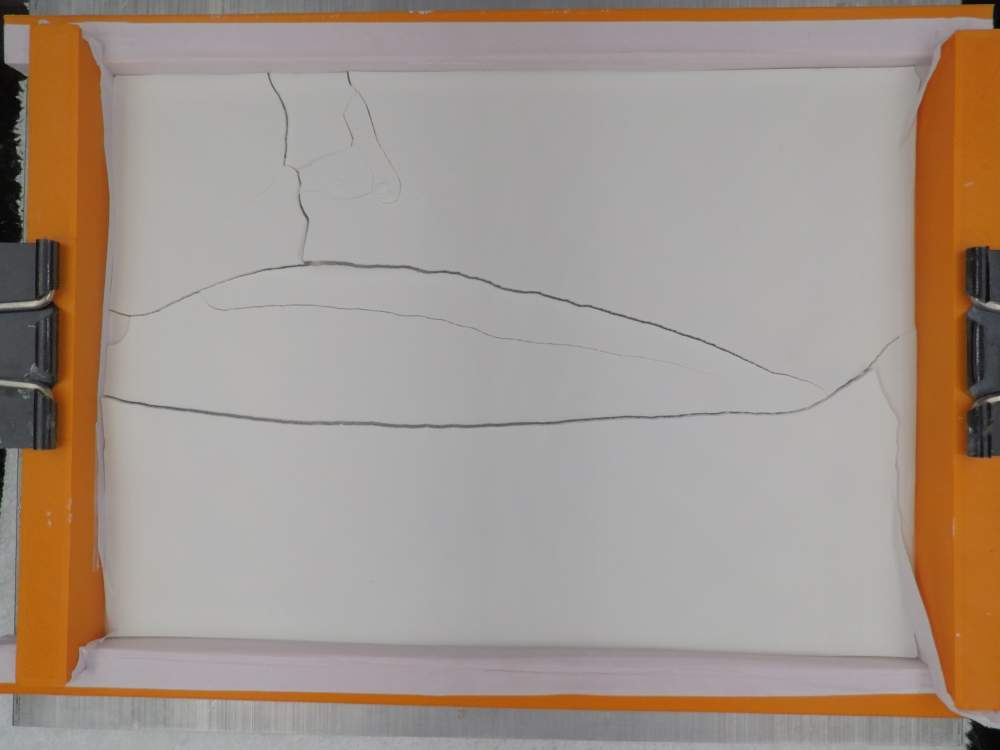
#> input picture thinning/crack1.jpg, 4000 x 3000 px (shown at 1/4 size)
$ python thinning.py
#> lines starting #> are read from the running program, lines starting #| are printed output that depends on the picture; after the words box and inside, x2 and y2 are one past the last pixel; in counts of white or black regions, pixels touching at a corner belong together
from skimage.morphology import skeletonize
from skimage import data
import matplotlib.pyplot as plt
from skimage.util import invert
import numpy as np
import cv2

image1 = cv2.resize(cv2.imread('crack1.jpg'), (800,800))
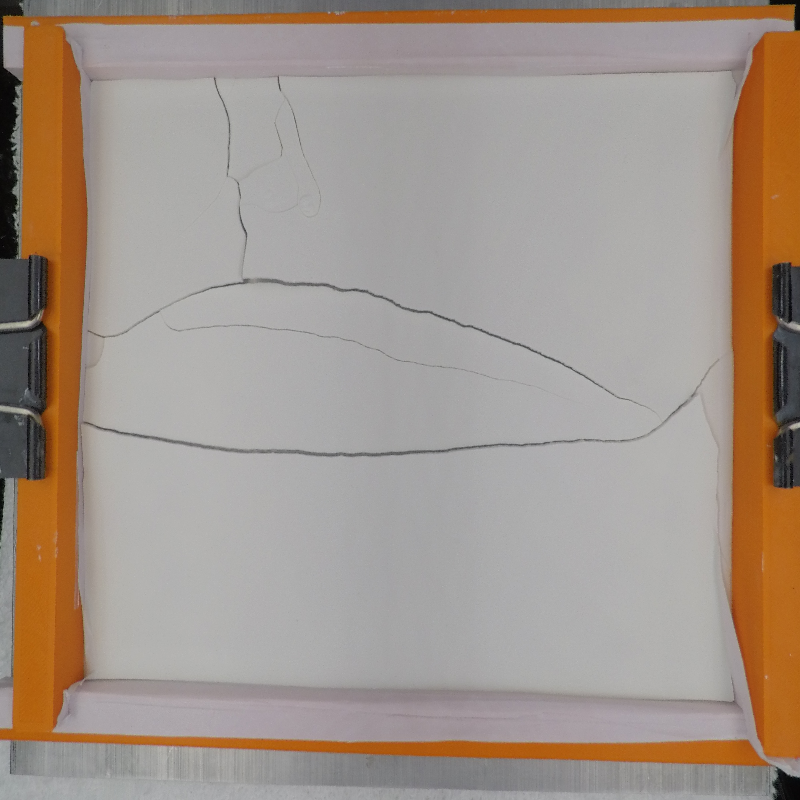
#> image1: shape (800, 800, 3); mean B, G, R 138.6, 149, 162.4

# Invert the horse image
image = invert(data.horse())
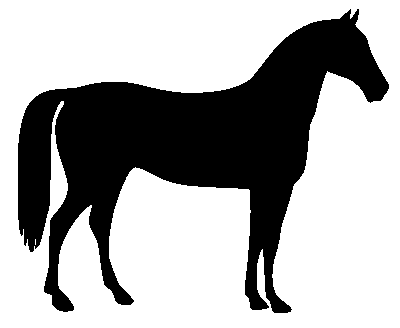
#> input picture skimage.data.horse(), 400 x 328 px
#> image: shape (328, 400) bool; 33.1% white; 1 white region, box (x1, y1, x2, y2) and area: (18, 9, 389, 313) 43412
#image = invert(image1)

# perform skeletonization
skeleton = skeletonize(image)
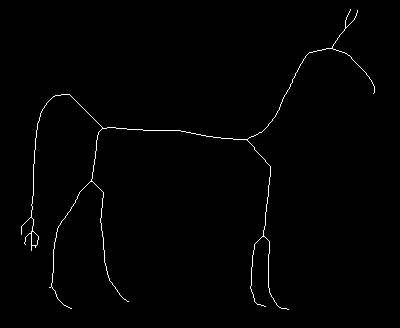
#> skeleton: shape (328, 400) bool; 0.91% white in thin lines or dots, all inside (x1, y1, x2, y2) = (21, 9, 375, 310)

# display results
fig, axes = plt.subplots(nrows=1, ncols=2, figsize=(8, 4),
                         sharex=True, sharey=True)

ax = axes.ravel()

ax[0].imshow(image, cmap=plt.cm.gray)
ax[0].axis('off')
ax[0].set_title('original', fontsize=20)

ax[1].imshow(skeleton, cmap=plt.cm.gray)
ax[1].axis('off')
ax[1].set_title('skeleton', fontsize=20)

fig.tight_layout()
plt.show()
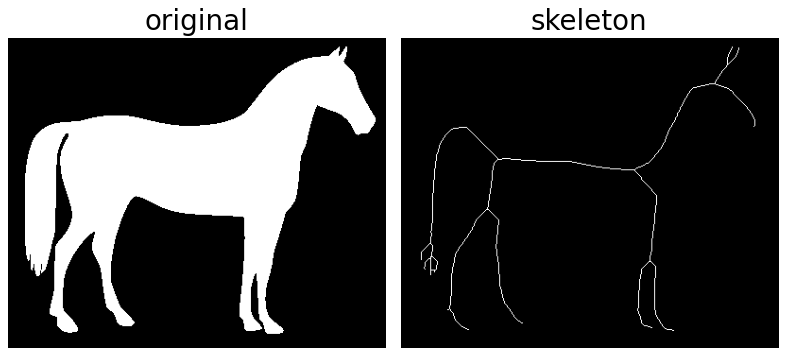
#> figure drawn by matplotlib, 2 panels

$ run again, with thinning/crack2.jpg copied over thinning/crack1.jpg
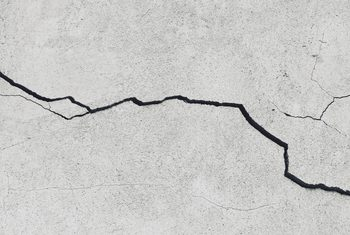
#> input picture thinning/crack2.jpg, 350 x 235 px
#> `image1 = cv2.resize(cv2.imread('crack1.jpg'), (800,800))`:
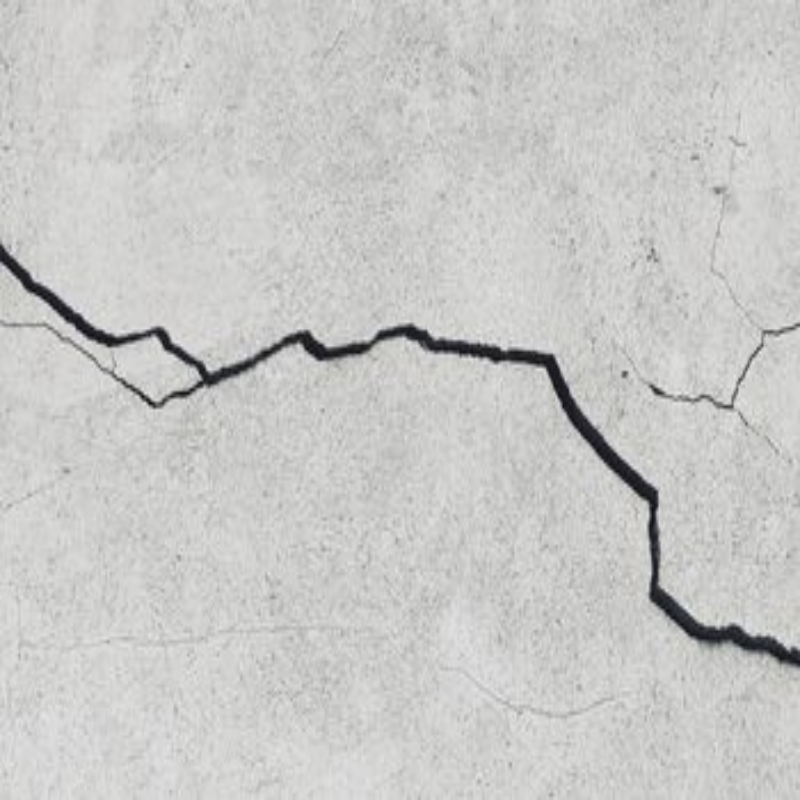
#> image1: shape (800, 800, 3); mean B, G, R 199.3, 201.1, 201.1
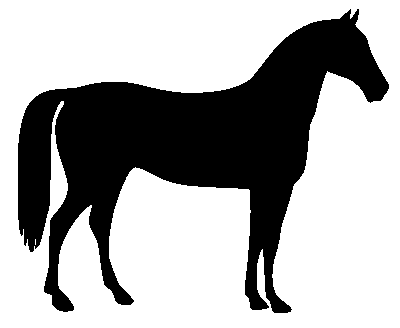
#> input picture skimage.data.horse(), 400 x 328 px
#> image: shape (328, 400) bool; 33.1% white; 1 white region, box (x1, y1, x2, y2) and area: (18, 9, 389, 313) 43412
#> skeleton: shape (328, 400) bool; 0.91% white in thin lines or dots, all inside (x1, y1, x2, y2) = (21, 9, 375, 310)

$ run again, with thinning/crack.jpg copied over thinning/crack1.jpg
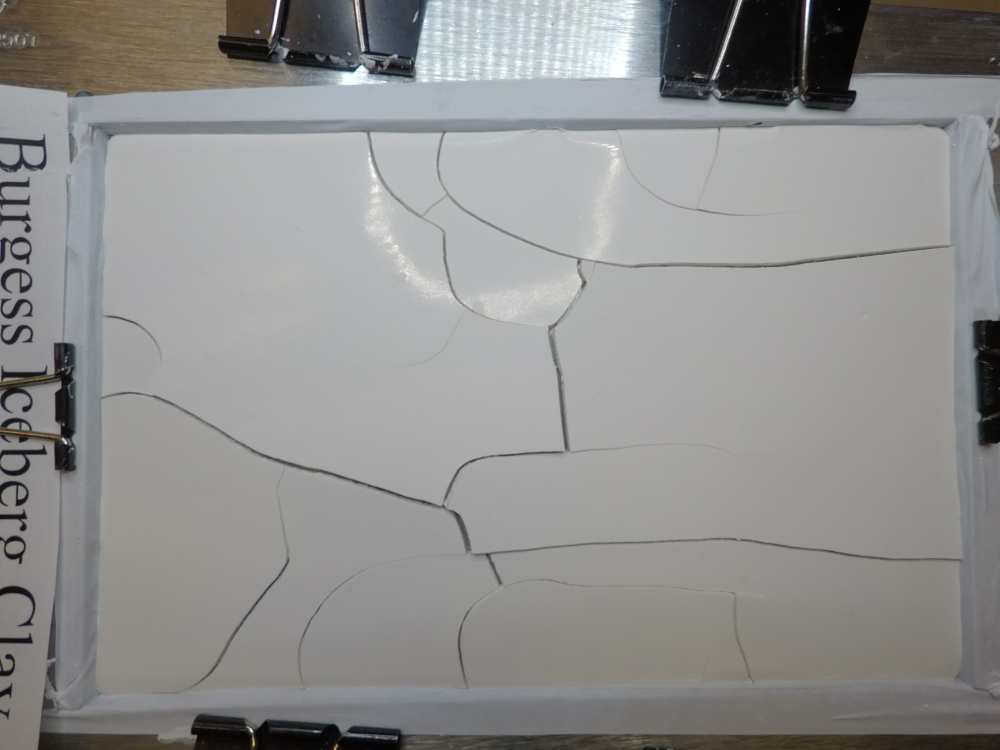
#> input picture thinning/crack.jpg, 4000 x 3000 px (shown at 1/4 size)
#> `image1 = cv2.resize(cv2.imread('crack1.jpg'), (800,800))`:
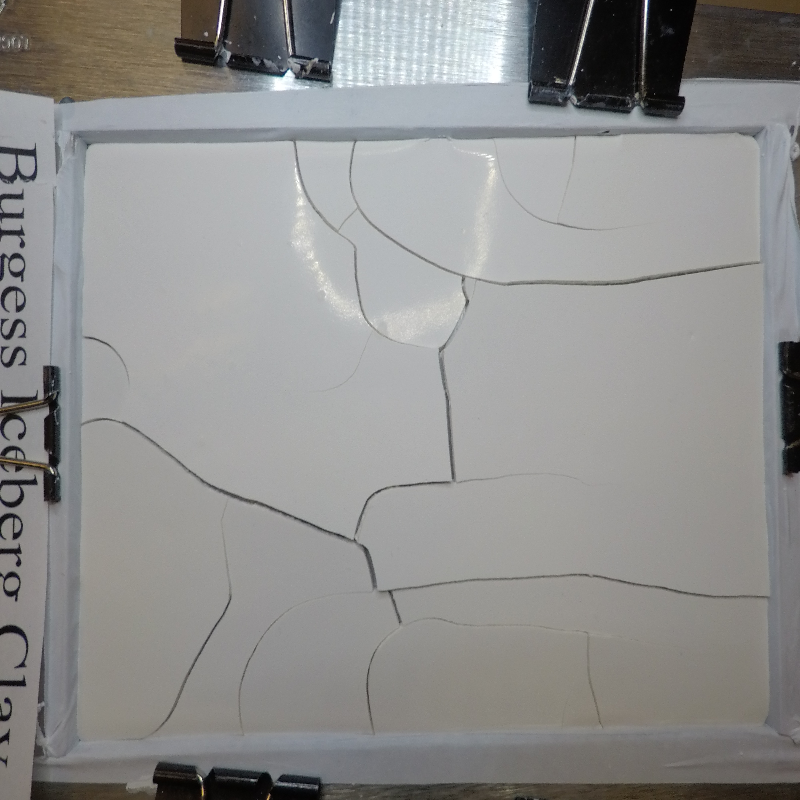
#> image1: shape (800, 800, 3); mean B, G, R 142.6, 143.7, 143.8
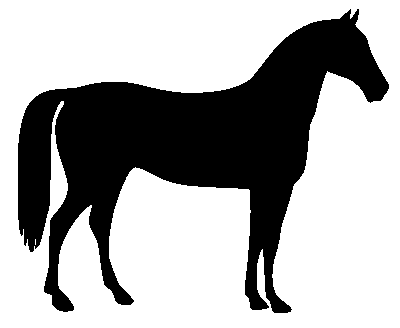
#> input picture skimage.data.horse(), 400 x 328 px
#> image: shape (328, 400) bool; 33.1% white; 1 white region, box (x1, y1, x2, y2) and area: (18, 9, 389, 313) 43412
#> skeleton: shape (328, 400) bool; 0.91% white in thin lines or dots, all inside (x1, y1, x2, y2) = (21, 9, 375, 310)
